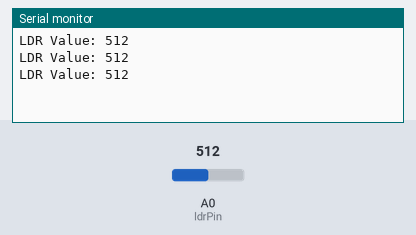
The sketch below on a simulated Arduino Uno, built with avr-gcc and run on an emulated ATmega328P. Shown: the last lines printed to the serial monitor. Inputs (shaded band) come from the test bench; at power-on: A0 (ldrPin) = 512.

Above: at 1.3 s.
1.4 s: A0 (ldrPin) set to 716
At 1.8 s:
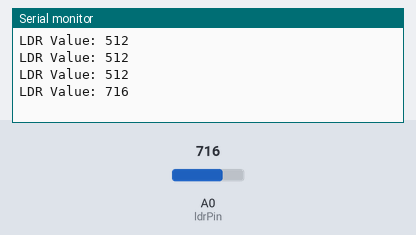
2.9 s: A0 (ldrPin) set to 900
At 3.4 s:
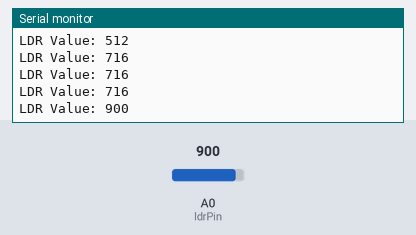
Timing chart, 0 to 5.9 s (numbered marks = the images above; inputs shaded):
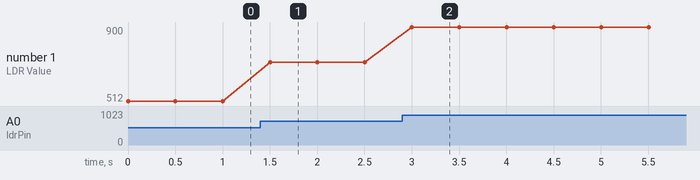

The sketch:

adc.ino
```cpp
int ldrPin = A0;

void setup() {
  Serial.begin(9600);
}

void loop() {
  int ldrValue = analogRead(ldrPin);
  Serial.print("LDR Value: ");
  Serial.println(ldrValue);
  delay(500);
}
```

Measured:
- after the input at 1.4 s, the serial monitor: prints a new line after 0.10 s (image 1)
- after the input at 2.9 s, the serial monitor: prints a new line after 0.10 s (image 2)
- plotted number 1: 512 → 716 after the input at 1.4 s, 716 → 900 after the input at 2.9 s
